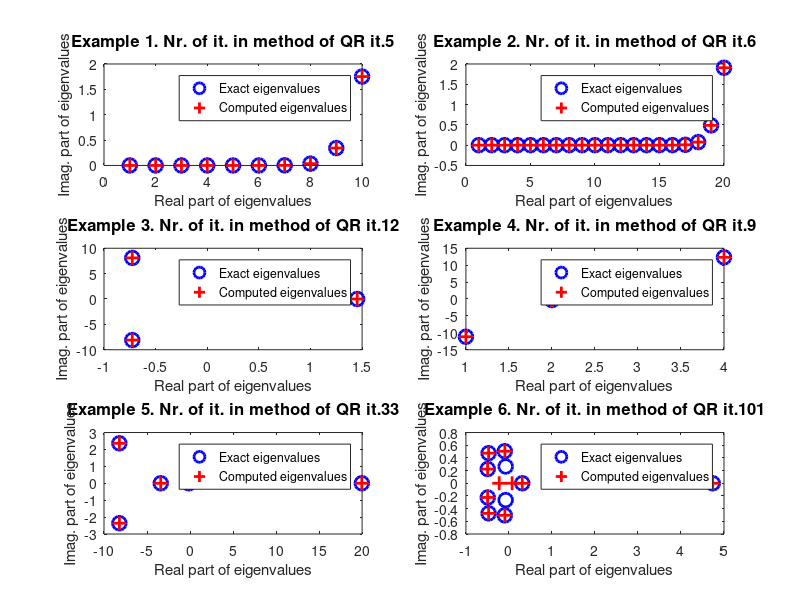

Write the MATLAB code that produced this figure.
% --------------------------------------------------------
% Rajiv Harlalka 20MA20073
% Method of QR iteration. 
% ------------------------------------------------------------------------
clc
% clear all
% close all
eps = 1e-07;
fig = figure;
N=10;
for i =1:6
if(i==1)
n=N;
A=hilb(N);
elseif (i==2)
n=20;
A=hilb(20);
elseif (i ==3)
% Largest eigenvalue is complex
n =3;
A =[0 -5 2; 6 0 -12; 1 3 0];
elseif (i==4)
% Matrix has four real eigenvalues
n =4;
A=[3,7,8,9;5,-7,4,-7;1,-1,1,-1;9,3,2,5];
elseif (i==5)
n =5;
%
A=[3,7,8,9,12;5,-7,4,-7,8;1,1,-1,1,-1;4,3,2,1,7;9,3,2,5,4];
elseif (i==6)
n=N;
A= rand(N,N);
end
lambda0= inf(n,1);
count = 1;
iter =1;
% get exact eigenvalues in sorted order
exact_lambda = sort(eig(A));
%********************************************************
%%% Method of QR iteration
for k = 1:100
[Q,R] = qr(A);
A= R*Q;
%*******************************************
% Find eigenvalues from Real Schur block   *
%*******************************************
j =2; count =1;
eigs = zeros(1,n);
while (j <=n)
%real eigenvalues
if(abs(A(j,j-1)) < 1e-10)
eigs(j-1) =A(j -1,j -1);
count= j -1;
else
% Complex eigenvalues
eigs(j-1: j)= eig(A(j -1:j,j -1:j));
count =j;
j=j +1;
end
j=j +1;
end
if(count < length(eigs))
eigs(n)=A(n,n);
end

computed_lambda = sort(eigs)';
if(norm(abs(computed_lambda - lambda0 ))<eps )
break ;
end
lambda0 = computed_lambda ;
iter = iter + 1;
end
%***************************************
str =['Comp. eig.:' num2str(computed_lambda')];
str=[str, ', Ex. eig.:' num2str(exact_lambda',2)];
str_xlabel = ['Example ',num2str(i), ...
'. Nr. of it. in method of QR it.', num2str(iter)];
subplot (3,2,i)
plot (exact_lambda,'o b','LineWidth',2,'Markersize',10)
hold on
plot (computed_lambda,'+ r','LineWidth',2, 'Markersize',10)
% xlabel(str, 'fontsize',10)
xlabel('Real part of eigenvalues');
ylabel('Imag. part of eigenvalues');
exact_lambda
computed_lambda
legend('Exact eigenvalues','Computed eigenvalues')
title(str_xlabel,'fontsize',12)
end